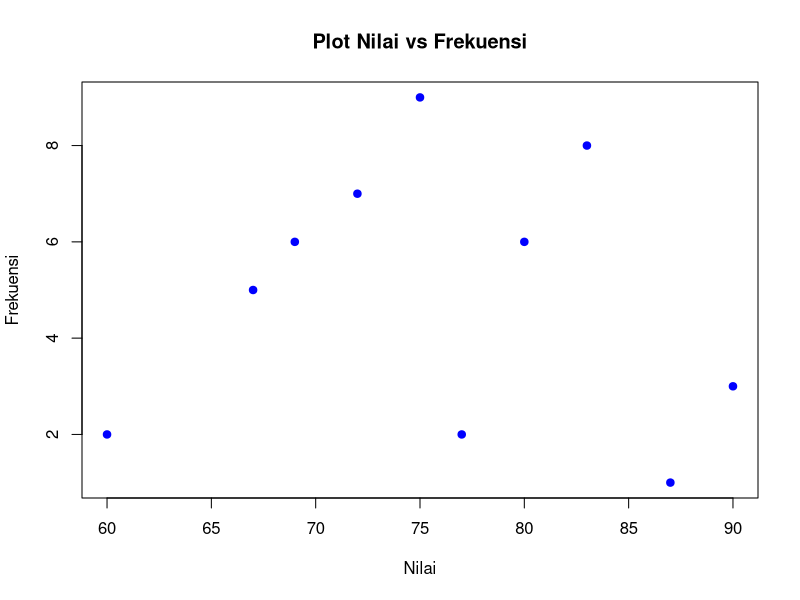
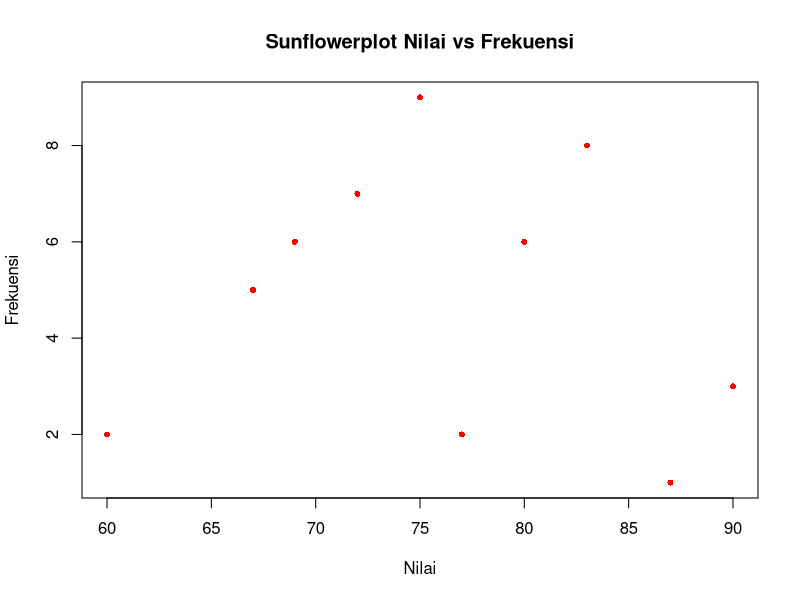
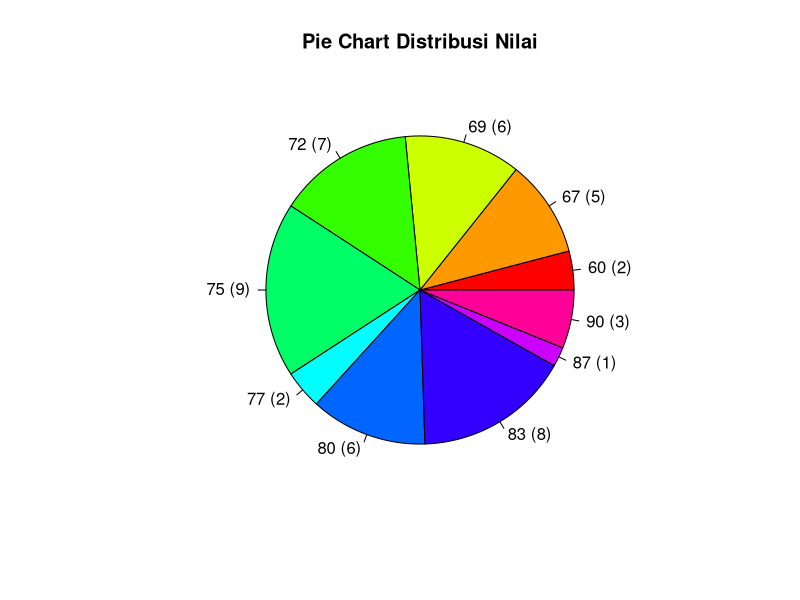
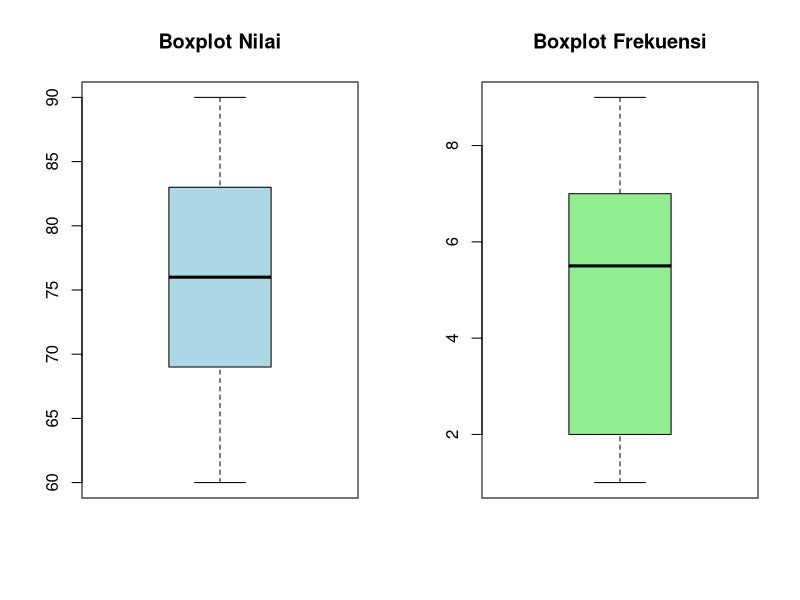

Source code (R) for these figures, in order:
# Data
nilai <- c(60, 67, 69, 72, 75, 77, 80, 83, 87, 90)
frekuensi <- c(2, 5, 6, 7, 9, 2, 6, 8, 1, 3)
data_mahasiswa <- data.frame(Nilai = nilai, Frekuensi = frekuensi)

dev.new()
plot(data_mahasiswa$Nilai, data_mahasiswa$Frekuensi, 
     main = "Plot Nilai vs Frekuensi",
     xlab = "Nilai", ylab = "Frekuensi",
     pch = 19, col = "blue")

readline(prompt = "Tekan Enter untuk lanjut ke sunflowerplot...")

# Sunflowerplot
dev.new()
sunflowerplot(data_mahasiswa$Nilai, data_mahasiswa$Frekuensi,
              main = "Sunflowerplot Nilai vs Frekuensi",
              xlab = "Nilai", ylab = "Frekuensi",
              col = "red", seg.col = "green")

readline(prompt = "Tekan Enter untuk lanjut ke pie chart...")

# Pie chart
dev.new()
pie(data_mahasiswa$Frekuensi, 
    labels = paste(data_mahasiswa$Nilai, " (", data_mahasiswa$Frekuensi, ")", sep=""),
    main = "Pie Chart Distribusi Nilai",
    col = rainbow(length(data_mahasiswa$Nilai)))

# Boxplot
dev.new()
par(mfrow = c(1, 2))
boxplot(data_mahasiswa$Nilai, main = "Boxplot Nilai", col = "lightblue")
boxplot(data_mahasiswa$Frekuensi, main = "Boxplot Frekuensi", col = "lightgreen")